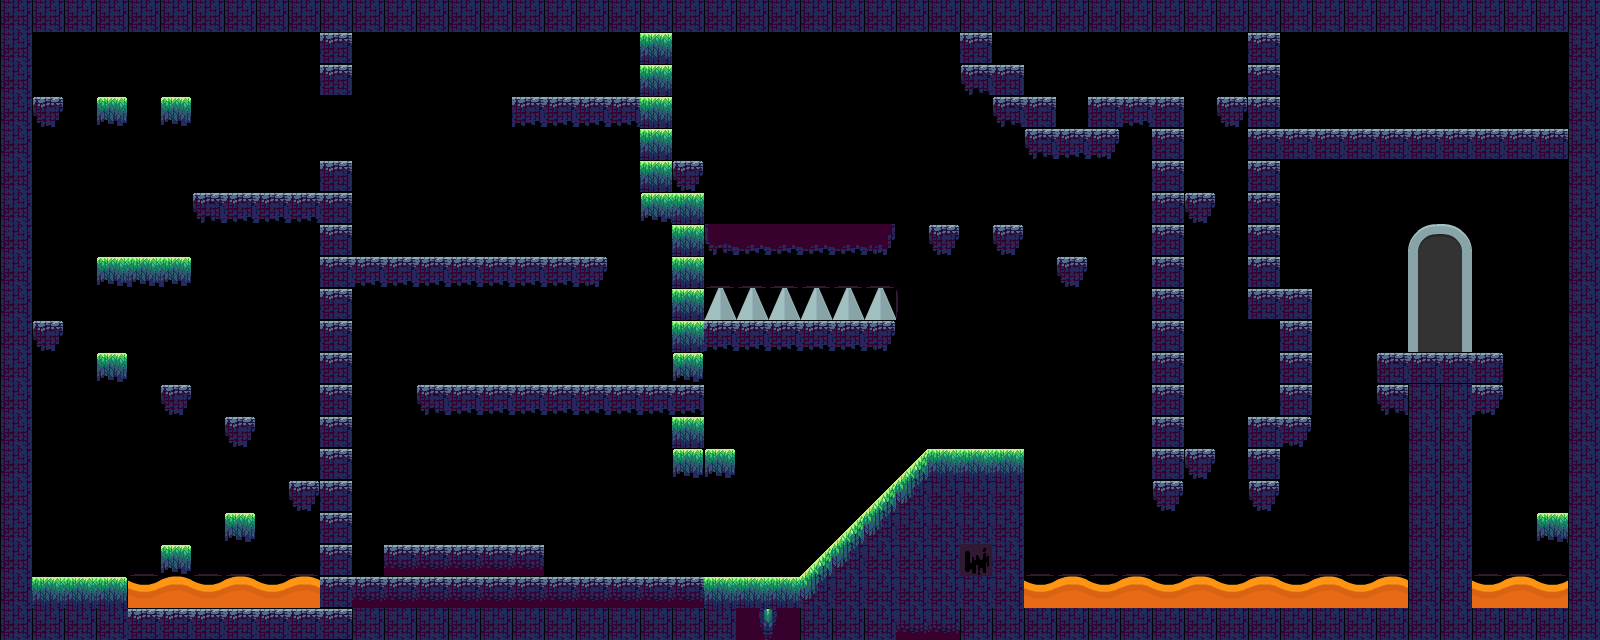

Tiled map render using the project's own tile images. Description and the map definition, with tile-layer contents summarised, below:
An orthogonal 50x20 tile map with 32x32 px tiles, 5 tile layers (spikes_collision, walls, spikes, exit, ...), 2 tilesets and 21 objects (10x bronze, 4x silver, 3x gold, 3x skeleton, dragon).

<map version="1.10" tiledversion="1.11.2" orientation="orthogonal" renderorder="right-down" width="50" height="20" tilewidth="32" tileheight="32" infinite="0" nextlayerid="8" nextobjectid="24">
 <tileset firstgid="1" source="../dungeoun_tilesheet.tsx" />
 <tileset firstgid="97" source="../colored_tiles.tsx" />
 <layer id="3" name="spikes_collision" width="50" height="20">
  <data>[1000 cells, 27 non-empty, 2 distinct tile ids]</data>
 </layer>
 <layer id="1" name="walls" width="50" height="20">
  <data>[1000 cells, 331 non-empty, 22 distinct tile ids]</data>
 </layer>
 <layer id="2" name="spikes" width="50" height="20">
  <data>[1000 cells, 33 non-empty, 5 distinct tile ids]</data>
 </layer>
 <layer id="6" name="exit" width="50" height="20">
  <data>[1000 cells, 8 non-empty, 4 distinct tile ids]</data>
 </layer>
 <objectgroup id="4" name="money">
  <object id="1" name="gold" x="47.9846" y="75.4044" />
  <object id="2" name="bronze" x="109.679" y="333.151" />
  <object id="3" name="bronze" x="174.116" y="363.312" />
  <object id="4" name="bronze" x="239.923" y="394.845" />
  <object id="5" name="silver" x="297.505" y="174.116" />
  <object id="7" name="gold" x="1551.96" y="494.927" />
  <object id="11" name="silver" x="595.39" y="69.2971" />
  <object id="12" name="bronze" x="633.574" y="357.799" />
  <object id="13" name="bronze" x="571.348" y="357.799" />
  <object id="14" name="bronze" x="517.607" y="357.799" />
  <object id="15" name="bronze" x="458.21" y="356.385" />
  <object id="16" name="silver" x="691.557" y="137.18" />
  <object id="17" name="silver" x="1257.25" y="390.327" />
  <object id="18" name="gold" x="1043.7" y="67.8829" />
  <object id="21" name="bronze" x="861.264" y="199.406" />
  <object id="22" name="bronze" x="793.381" y="193.749" />
  <object id="23" name="bronze" x="735.398" y="196.578" />
 </objectgroup>
 <objectgroup id="5" name="enemies">
  <object id="8" name="skeleton" x="226.276" y="172.536" />
  <object id="10" name="skeleton" x="473.766" y="216.377" />
  <object id="19" name="skeleton" x="634.988" y="540.235" />
  <object id="20" name="dragon" x="1415.64" y="87.6821" />
 </objectgroup>
 <layer id="7" name="secret" width="50" height="20">
  <data>[1000 cells, 8 non-empty, 4 distinct tile ids]</data>
 </layer>
</map>
